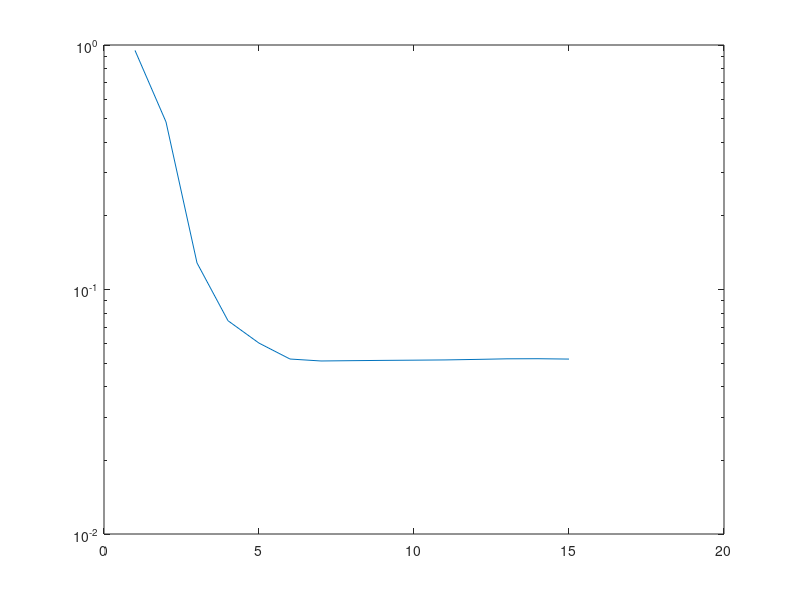

Write the MATLAB code that produced this figure.
maximi=(1:15);
n=1e4;
x=(0:n)/n;
y = sin(pi*x.^2) + (1e-1)*rand(size(x));
f=sin(pi*x.^2);

for m=1:15
    p=polyfit(x,y,m);
    px=polyval(p,x);
    maximi(m)=max(abs(f-px));
    
    % plot(x,abs(f-px),'r',x,px,'g',x,f,'b')
end
semilogy(1:15,maximi)
